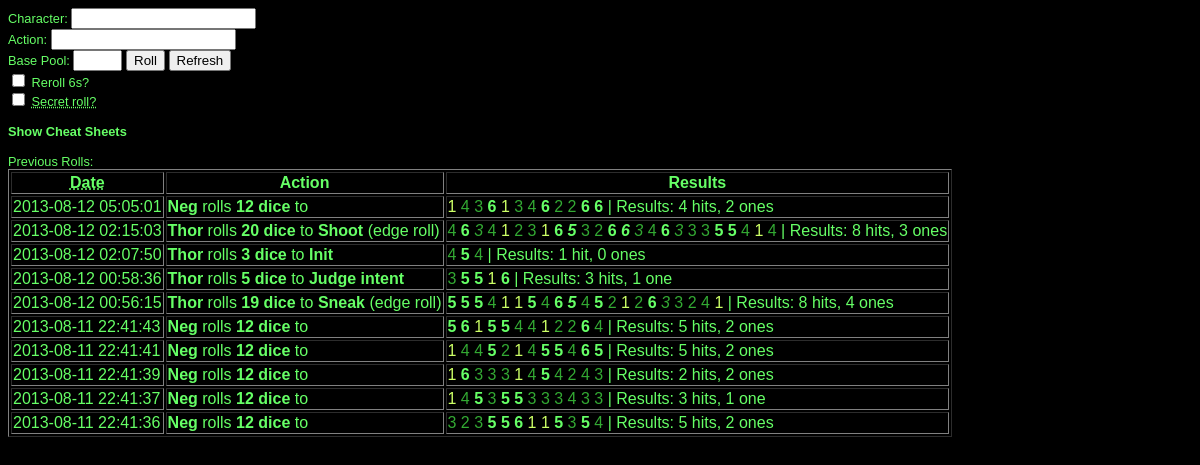
The app's page /sr4/index.php with its own data.
### tables this page shows
CREATE TABLE IF NOT EXISTS `sr4_roll_info` (
  `roll_id` int(10) unsigned NOT NULL AUTO_INCREMENT,
  `roll_time` timestamp NOT NULL DEFAULT CURRENT_TIMESTAMP,
  `name` varchar(255) DEFAULT NULL,
  `action` varchar(255) NOT NULL,
  `pool` smallint(5) unsigned NOT NULL,
  `edge_roll` tinyint(1) unsigned NOT NULL,
  `secret_id` varchar(50) NOT NULL,
  PRIMARY KEY (`roll_id`),
  KEY `roll_time` (`roll_time`)
);

### sr4/index.php (the view, shortened to what this page needs)
<html>
<head>
<link rel="stylesheet" type="text/css" href="style.css" media="all" />
</head>
<body>
<?php
function my_query($query) {
	$result = mysql_query($query) or die(mysql_error());
	return $result;
}
function show_previous_rolls($num_previous = 10) {
	$query = "SELECT * FROM sr4_roll_info
		WHERE (secret_id = '' OR secret_id = '".mysql_real_escape_string($_COOKIE['secret_roll_uid'])."')
		ORDER BY roll_time DESC LIMIT ".(int)$num_previous;
	$rolls_query = my_query($query);
	if (mysql_num_rows($rolls_query) > 0) {
		echo "<br />Previous Rolls:<br />"
			.'<table border="1">
				<tr>
					<th><acronym title="Times are EST -2">Date</acronym></th>
					<th>Action</th>
					<th>Results</th>
				</tr>';
		while ($roll = mysql_fetch_array($rolls_query)) {
			$action_string = '<b>'.$roll['name'].'</b> rolls <b>'.$roll['pool'].' '.($pool == 1 ? 'die' : 'dice').'</b> to <b>'.$roll['action'].'</b>';
			if ($roll['edge_roll'] == 1) {
				$action_string .= ' (edge roll)';
			}
			echo '<tr>
					<td valign="top" style="white-space:nowrap;">'.$roll['roll_time'].'</td>
					<td valign="top">'.$action_string.'</td>';
			echo '<td valign="top">';
			$dice = my_query("SELECT die_result FROM sr4_individual_rolls WHERE roll_id = ".(int)$roll['roll_id']);
			if (mysql_num_rows($dice)) {
				$in_edge_roll = false;
				$hits = 0;
				$ones = 0;
				while ($die = mysql_fetch_array($dice)) {
					$die_result = $die['die_result'];
					if ($die_result >= 5) {
						$hits++;
						echo '<b>';
					} elseif ($die_result == 1) {
						echo '<span class="one">';
					} else {
						echo '<span class="miss">';
					}
					echo $die_result.' ';
					if ($die_result >= 5) {
						echo '</b>';
					} else {
						echo '</span>';
					}
					if ($die_result == 1 && !$in_edge_roll) {
						$ones++;
					}
					if ($die_result == 6 && $roll['edge_roll'] == 1) {
						if (!$in_edge_roll) {
							echo '<span class="edge">';
							$in_edge_roll = true;
						}
					} else {
						if ($in_edge_roll) {
							echo '</span>';
							$in_edge_roll = false;
						}
					}
				}
			} else {
				echo '<i>No results</i>';
			}
			echo "| Results: {$hits} hit".($hits == 1 ? '' : 's');
			echo ", {$ones} one".($ones == 1 ? '' : 's');
			echo '</td>';
			echo '</tr>';
		}
		echo '</table>';
	}
}
?>
<form method="GET">
Character: <input type="text" name="name" value="<?php echo $_REQUEST['name']; ?>" /><br />
Action: <input type="text" name="action" value="<?php echo $_REQUEST['action']; ?>" /><br />
Base Pool: <input type="text" name="base_pool" size="3" value="<?php echo $_REQUEST['base_pool']; ?>" /> <input type="submit" name="roll" value="Roll" />  <input type="submit" name="refresh" value="Refresh" /><br />
<label><input type="checkbox" name="edge_roll" value="1"<?php if ($_REQUEST['edge_roll'] == 1) echo ' checked="checked"'; ?> /> Reroll 6s?</label><br />
<label><input type="checkbox" name="secret_roll" value="1"<?php if ($_REQUEST['secret_roll'] == 1) echo ' checked="checked"'; ?> /> <acronym title="Only you will be able to see this roll, on the computer you are currently using. It is still recorded in the database.">Secret roll?</acronym></label><br />
<br />
<span onClick="$('#options').slideToggle();" style="cursor:pointer; font-weight:bold;">Show Cheat Sheets</span><br />
<?php
	show_previous_rolls();
?>
</form>
</body>

### sr4/style.css (style rules this page uses)
body { font:0.8em "Tahoma",sans-serif; background:#000; color:#66FF66; }
.miss { color:#33AA33; }
.one { color:#CCFF66; }
.edge { font-style:italic; }

### records on screen
sr4_roll_info: roll_time "2013-08-12 05:05:01", name "Neg", pool "12", die_result "1", die_result "4", die_result "3", die_result "6", die_result "2", hits "4", ones "2"
sr4_roll_info: roll_time "2013-08-12 02:15:03", name "Thor", pool "20", action "Shoot", edge_roll "(edge roll)", die_result "4", die_result "6", die_result "3", die_result "1", die_result "2", die_result "5", hits "8", ones "3"
sr4_roll_info: roll_time "2013-08-12 02:07:50", name "Thor", pool "3", action "Init", die_result "4", die_result "5", hits "1", ones "0"
sr4_roll_info: roll_time "2013-08-12 00:58:36", name "Thor", pool "5", action "Judge intent", die_result "3", die_result "5", die_result "1", die_result "6", hits "3", ones "1"
sr4_roll_info: roll_time "2013-08-12 00:56:15", name "Thor", pool "19", action "Sneak", edge_roll "(edge roll)", die_result "5", die_result "4", die_result "1", die_result "6", die_result "2", die_result "3", hits "8", ones "4"
sr4_roll_info: roll_time "2013-08-11 22:41:43", name "Neg", pool "12", die_result "5", die_result "6", die_result "1", die_result "4", die_result "2", hits "5", ones "2"
sr4_roll_info: roll_time "2013-08-11 22:41:41", name "Neg", pool "12", die_result "1", die_result "4", die_result "5", die_result "2", die_result "6", hits "5", ones "2"
sr4_roll_info: roll_time "2013-08-11 22:41:39", name "Neg", pool "12", die_result "1", die_result "6", die_result "3", die_result "4", die_result "5", die_result "2", hits "2", ones "2"
sr4_roll_info: roll_time "2013-08-11 22:41:37", name "Neg", pool "12", die_result "1", die_result "4", die_result "5", die_result "3", hits "3", ones "1"
sr4_roll_info: roll_time "2013-08-11 22:41:36", name "Neg", pool "12", die_result "3", die_result "2", die_result "5", die_result "6", die_result "1", die_result "4", hits "5", ones "2"
